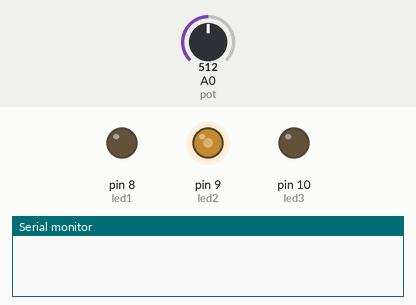
This sketch was run on a simulated Arduino Uno, built with avr-gcc and run on an emulated ATmega328P. Parts: output pins drawn as LEDs (lit = HIGH), the last lines printed to the serial monitor. The test bench sets the inputs (shaded band); at power-on: A0 (pot) = 512.

Above: at 1.2 s.
1.3 s: A0 (pot) set to 356
At 2.1 s:
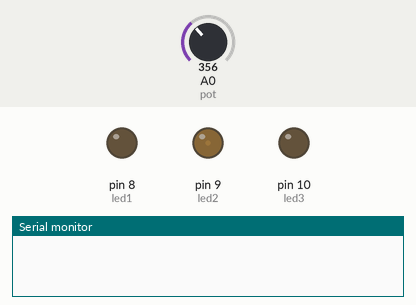
2.8 s: A0 (pot) set to 334
At 3.2 s:
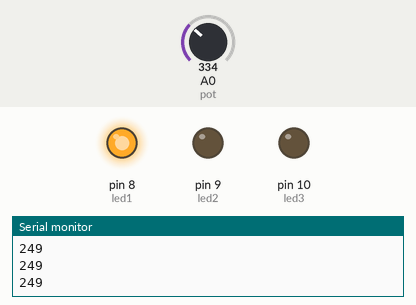
4.3 s: A0 (pot) set to 122
At 4.6 s:
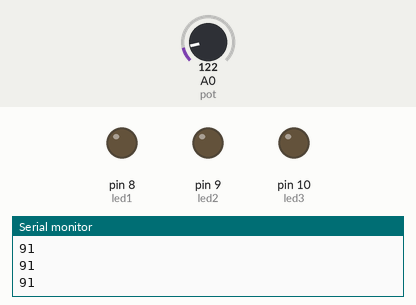
5.8 s: A0 (pot) set to 716
At 6.7 s:
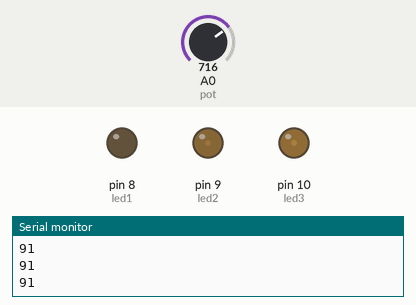
7.3 s: A0 (pot) set to 900
At 7.8 s:
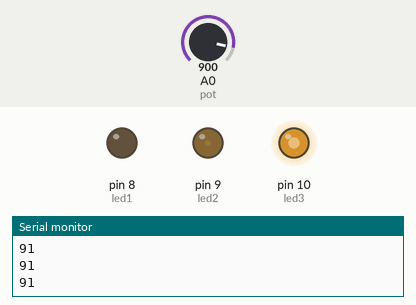
Timing chart, 0 to 9.8 s (numbered marks = the images above; inputs shaded):
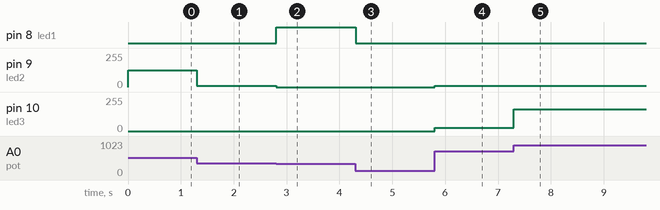

The sketch:

3-potenciometro.ino
```cpp
  // pin analogico
  int pot = 0; // pin analogico del A0
  // pines PWM
  int led1 = 8; // pin digital 10
  int led2 = 9; // pin digital 10
  int led3 = 10; // pin digital 10
  int value;

  int brillo1 = 0;
  int brillo2 = 0;
  int brillo3 = 0;

  int paso = 0;
  void setup() {
    // put your setup code here, to run once:
    pinMode(pot, INPUT); // pin analogico, se sobreentiende que es entrada siempre

    pinMode(led1, OUTPUT); // pin digital, indicamos que es salida
    pinMode(led2, OUTPUT); // pin digital, indicamos que es salida
    pinMode(led3, OUTPUT); // pin digital, indicamos que es salida
    Serial.begin(9600); // inciamos la comunicacion serial
  }


  void loop() {
    // put your main code here, to run repeatedly:
    value = analogRead(pot); // para leer el pin analogo, para recibir señal, retorna valores entre 0 - 1023
    //Serial.print("Valor del potenciometro: ");
    //Serial.println(value);


    //Serial.print("Valor de 0 a 255: ");
    //Serial.println(map(value, 0, 1023, 0, 255));

    if(value <= 341) {
      brillo1 = map(value, 0, 341, 0, 255);
      Serial.println(brillo1);
      analogWrite(led1, brillo1); // indicamos el cambio de rango
      analogWrite(led2, 0); // indicamos el cambio de rango
      analogWrite(led3, 0); // indicamos el cambio de
     }


    if(value >= 341 && value <= 341*2) {
      brillo2 = map(value, 341, (341*2), 0, 255);
      analogWrite(led1, brillo1); // indicamos el cambio de rango
      analogWrite(led2, brillo2); // indicamos el cambio de rango
      analogWrite(led3, 0); // indicamos el cambio de
    }


    if(value >= 341*2) {
      brillo3 = map(value, (341*2), 1023, 0, 255);
      analogWrite(led1, brillo1); // indicamos el cambio de rango
      analogWrite(led2, brillo2); // indicamos el cambio de rango
      analogWrite(led3, brillo3); // indicamos el cambio de
    }
}
```

Measured:
- the behaviour switches between 342 and 341 on A0 (pot) (found by bisection; images 1 and 2)
- after the input at 1.3 s, pin 9 (led2): 127/255 → 11/255 at once
- after the input at 2.8 s, pin 8 (led1): LOW → HIGH at once; pin 9 (led2): 11/255 → 0/255 at once
- after the input at 4.3 s, pin 8 (led1): HIGH → LOW at once
- after the input at 5.8 s, pin 9 (led2): 0/255 → 11/255 at once; pin 10 (led3): 0/255 → 25/255 at once
- after the input at 7.3 s, pin 10 (led3): 25/255 → 163/255 at once
